Frame 1 (no input): blank canvas, image omitted
Frame 60 (no input): blank canvas, image omitted
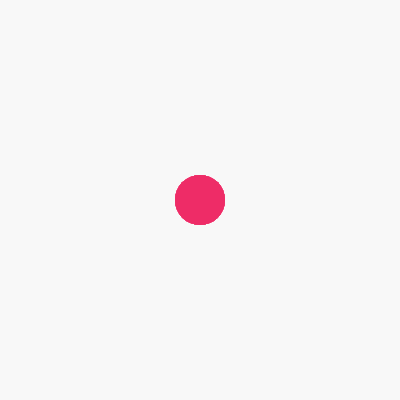
Frame 120 (the mouse pressed at the canvas centre since frame 60)

The p5.js sketch whose frames 1 and 60 were blank and that drew this single picture after the mouse press (run headless with seeded random() and noise() and a simulated clock; from frame 60 on, the mouse is pressed at the canvas centre):

// p5.js sketch
// ── sketch.js
function setup() {
  createCanvas(400, 400);
  background(240);
  noStroke();
}

function draw() {
  if(mouseIsPressed === true){
    fill(237, 31, 94);
    ellipse(mouseX, mouseY, 50, 50);
  }
  
  fill(240, 15);
  rect(0, 0, width, height);
}
